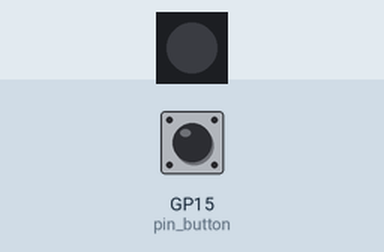
This program was run on a simulated Raspberry Pi Pico running CircuitPython. Parts: 1 RGB LEDs in strip order, left to right. The test bench sets the inputs (shaded band); at power-on: GP15 (pin_button) LOW. Dim RGB values are drawn brighter than linear.

Above: at 1.2 s.
1.3 s: GP15 (pin_button) pulled HIGH for 0.15 s
At 2.5 s:
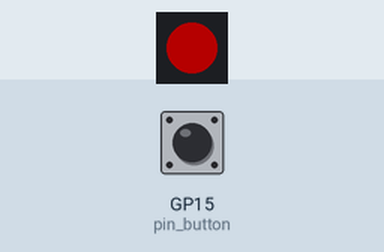
2.9 s: GP15 (pin_button) pulled HIGH for 1 s
At 3.9 s:
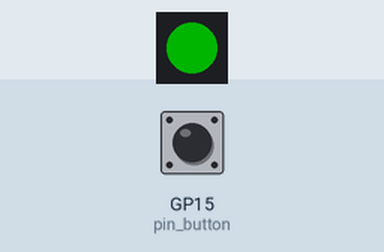
5.4 s: GP15 (pin_button) pulled HIGH for 0.15 s
At 5.8 s:
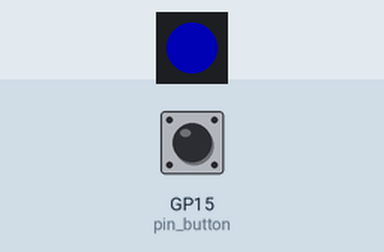
7.0 s: GP15 (pin_button) pulled HIGH for 3.2 s
At 8.2 s:
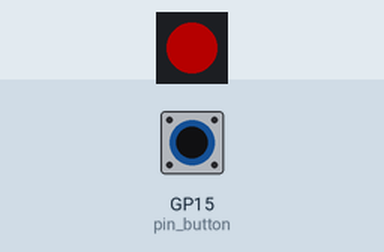
Timing chart, 0 to 10.0 s (numbered marks = the images above; inputs shaded):
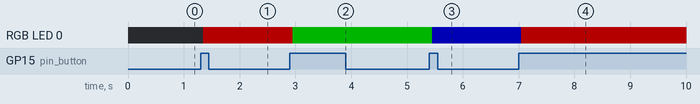

The program:

code.py
```python
# code.py for Raspberry Pi Pico
# Lab 04_neopixel
# Cycle NeoPixel through colors on button press

from adafruit_debouncer import Debouncer

import board
import digitalio
import neopixel
import time

# Initialize GPIO pin for INPUT
# Note: Pico's physical pin #20 is mapped to GP15
pin_button = digitalio.DigitalInOut(board.GP15)
pin_button.pull = digitalio.Pull.DOWN

# Intialize Adafruit Debouncer object
switch = Debouncer(pin_button, interval=0.05)

# Initialize Adafruit NeoPixel object
# Note: Pico's physical pin #21 is mapped to GP16
pixel = neopixel.NeoPixel(board.GP16, 1, brightness=0.25)
# Turn off the NeoPixel off (set its color to BLACK)
pixel[0] = (0, 0, 0)

# Define the color tuplets for RED, GREEN, and BLUE
colors = [(255, 0, 0), (0, 255, 0), (0, 0, 255)]

push_count = 0

while True:
    switch.update()
    if switch.rose:
        # Set the neopixel color using push_count as an index into colors list
        pixel[0] = colors[push_count]
        # Increment the push_count but remain within interval [0, 2]
        push_count = (push_count + 1) % 3
        
```

Measured:
- after the input at 1.3 s, RGB LED 0: off → RGB(63, 0, 0) after 0.05 s
- after the input at 2.9 s, RGB LED 0: RGB(63, 0, 0) → RGB(0, 63, 0) after 0.05 s
- after the input at 5.4 s, RGB LED 0: RGB(0, 63, 0) → RGB(0, 0, 63) after 0.05 s
- after the input at 7.0 s, RGB LED 0: RGB(0, 0, 63) → RGB(63, 0, 0) after 0.05 s
